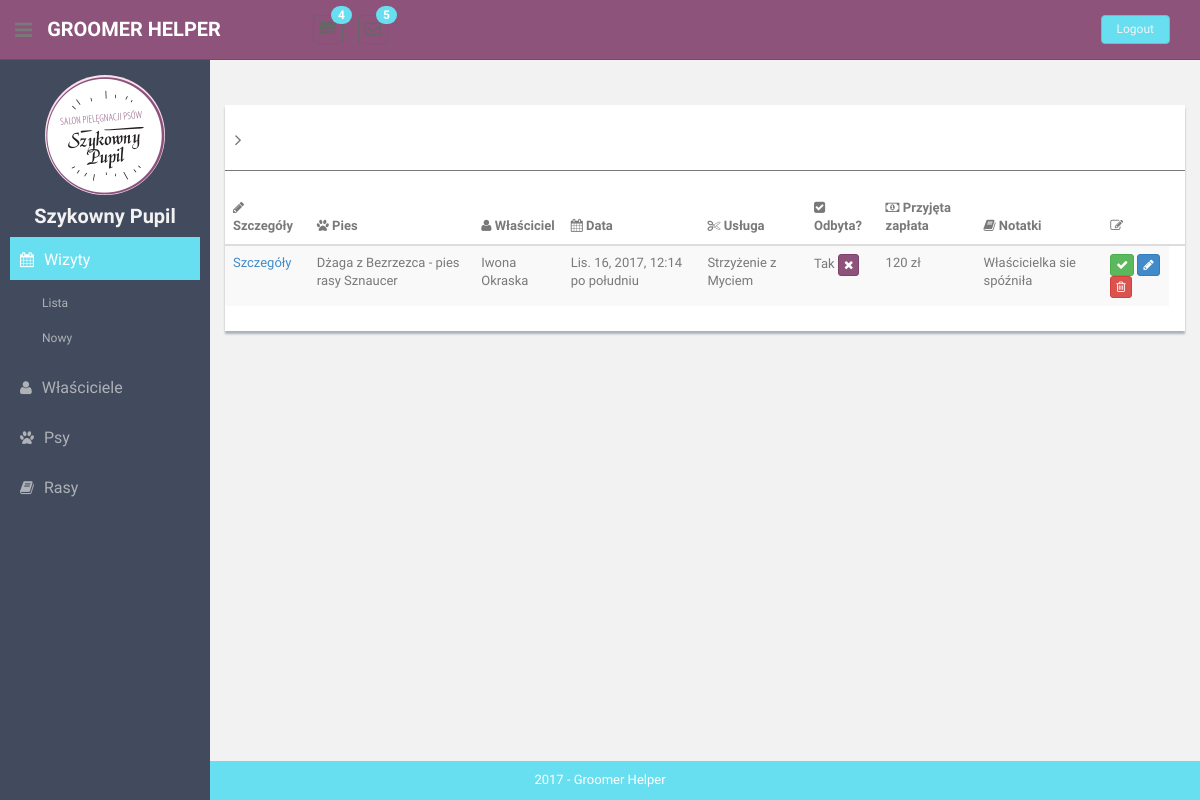
Screenshot of /visits/ with the database file from the repository.
### visits/models.py (models this page shows)
class Visit(models.Model):
    start = models.DateTimeField(null=False)
    stop = models.DateTimeField(null=False)
    animal = models.ForeignKey(Animal, on_delete=models.CASCADE, )
    service = models.TextField(max_length=100, blank=False, null=False, unique=True)
    happened = models.BooleanField(null=False, default=False)
    money_taken = models.PositiveIntegerField(null=True)
    notes = models.TextField(max_length=100, blank=True, null=False)
    def __str__(self):
        return "".join([self.animal.name, " o ", str(self.start.hour)])
    __str__.short_description = "Opis"

### animals/models.py (models this page shows, shortened)
class Animal(models.Model):
    GENDER_CHOICES = [
        (True, 'Male'),
        (False, 'Female'),
    ]
    name = models.TextField(max_length=100, blank=True, null=True)
    gender = models.BooleanField(choices=GENDER_CHOICES)
    breed = models.ForeignKey(Breed, on_delete=models.CASCADE)
    color = models.TextField(max_length=100, blank=True, null=True)
    photo = models.ImageField(upload_to='animal-avatars/', default='animal-avatars/None/no-img.png')
    notes = models.TextField(max_length=200, blank=True, null=True)
    owner = models.ForeignKey(
        Owner,
        on_delete=models.CASCADE,
    )
    def __str__(self):
        return "".join([self.name, " - ", self.breed.species, " rasy ", self.breed.name])

### breeds/models.py (models this page shows, shortened)
class Breed(models.Model):
    SIZE_CHOICES = [
        ('miniature', 'Miniature'),
        ('medium', 'Medium'),
        ('large', 'Large'),
        ('giant', 'Giant'),
    ]
    name = models.TextField(max_length=100, blank=False, null=False, unique=True)
    species = models.TextField(max_length=50, blank=False, default='dog')
    size = models.TextField(max_length=20, blank=True, choices=SIZE_CHOICES)
    grooming_notes = models.TextField(max_length=50, blank=True, null=False)
    hair_type = models.TextField(max_length=50, blank=True, null=False)
    weight = models.IntegerField(default=20, blank=False, null=False)
    photo = models.ImageField(null=True)

### owners/models.py (models this page shows)
class Owner(models.Model):
    full_name = models.TextField(max_length=100, blank=True, null=True)
    phone_number = models.TextField(max_length=20, blank=False, null=False)
    email = models.EmailField(max_length=100, blank=True, null=True)
    location = models.TextField(max_length=200, blank=True, null=True)
    recommended_by = models.ForeignKey('Owner', null=True, on_delete=models.CASCADE)
    def __str__(self):
        return "".join(self.full_name)

### visits/views.py (the view)
# urls.py: path('', views.VisitListView.as_view(), name='visits-list'),
class VisitListView(ListView):
    template_name = "visits/list.html"
    model = Visit
    def get_context_data(self, **kwargs):
        context = super().get_context_data(**kwargs)
        context['visits'] = Visit.objects.all()
        return context

### templatetags/templatetags/my_templatetags.py (called while the page is built)
@register.simple_tag(takes_context=True)
def active(context, pattern_or_urlname):
    try:
        pattern = '^' + reverse(pattern_or_urlname)
    except NoReverseMatch:
        pattern = pattern_or_urlname
    path = context['request'].path
    if re.search(pattern, path):
        return 'active'
    return ''

### templates/visits/list.html
{% extends 'list.html' %}
{% load my_templatetags %}
{% block table-headers %}
    <th><i class="fa fa-pencil"></i> Szczegóły</th>
    <th><i class="fa fa-paw"></i> Pies</th>
    <th><i class="fa fa-user"></i> Właściciel</th>
    <th><i class="fa fa-calendar"></i> Data</th>
    <th><i class="fa fa-scissors"></i> Usługa</th>
    <th><i class="fa fa-check-square"></i> Odbyta?</th>
    <th><i class="fa fa-money"></i> Przyjęta zapłata</th>
    <th><i class="fa fa-book"></i> Notatki</th>
    <th><i class=" fa fa-edit"></i></th>
    <th></th>
{% endblock %}
{% block table-rows %}
    {% for visit in visits %}
        <tr>
            <td><a href="{% url 'visit-details' visit.id %}"> Szczegóły </a></td>
            <td>{{ visit.animal }}</td>
            <td>{{ visit.animal.owner }}</td>
            <td class="hidden-phone">{{ visit.start }}</td>
            <td>{{ visit.service }}</td>
            <td>{{ visit.happened|yesno:"Tak,Nie" }}
                {% if visit.happened %} <button class="btn btn-theme02 btn-xs"><i class="fa fa-times "></i></button>
                {% else %}<button class="btn btn-success btn-xs"><i class="fa fa-check"></i></button>
                {% endif %}</td>
            <td>{{ visit.money_taken }} zł</td>
            <td>{{ visit.notes }}</td>
            <td>
                <button class="btn btn-success btn-xs"><i class="fa fa-check"></i></button>
                <button class="btn btn-primary btn-xs"><i class="fa fa-pencil"></i></button>
                <button class="btn btn-danger btn-xs"><i class="fa fa-trash-o "></i></button>
            </td>
        </tr>
    {% endfor %}
{% endblock %}

### static/css/style.css (style rules this page uses)
a, a:hover, a:focus { text-decoration: none; outline: none; }
.btn-theme02 { color: #fff; background-color: #8d537a; border-color: #7d436a; }

### rows the page displays
Visit: animal "Dżaga z Bezrzezca - pies rasy Sznaucer", animal.owner "Iwona Okraska", start "Lis. 16, 2017, 12:14 po południu", service "Strzyżenie z Myciem", happened "Tak", money_taken "120", notes "Właścicielka sie spóźniła"
